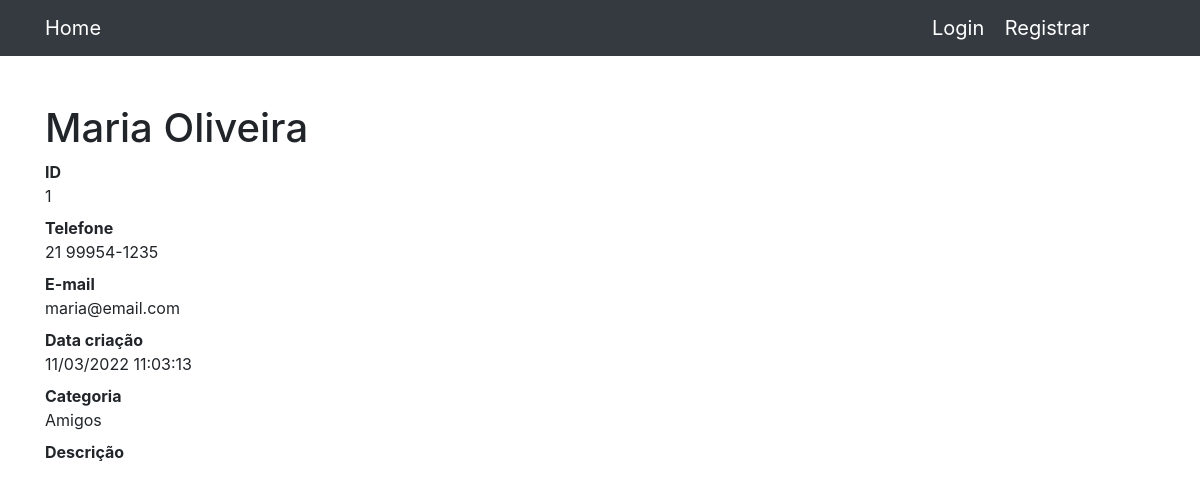
The page /1 on the database its author committed.
### contatos/models.py (models this page shows, shortened)
class Contato(models.Model):
    nome = models.CharField(max_length=255)
    sobrenome = models.CharField(max_length=255, blank=True)
    telefone = models.CharField(max_length=255)
    email = models.CharField(max_length=255, blank=True)
    data_criacao = models.DateTimeField(default=timezone.now)
    descicao = models.TextField(blank=True)
    categoria = models.ForeignKey(Categoria, on_delete=models.DO_NOTHING)
    mostrar = models.BooleanField(default=True)
    foto = models.ImageField(blank=True, upload_to='fotos/%Y/%m/%d')

class Categoria(models.Model):
    nome = models.CharField(max_length=255)
    def __str__(self) -> str:
        return self.nome

### contatos/views.py (the view)
# urls.py: path('<int:contato_id>', views.ver_contato, name='ver_contato'),
def ver_contato(request, contato_id):
    contato = get_object_or_404(Contato, id=contato_id)
    return render(request, 'contatos/ver_contato.html', {
        'contato': contato
})

### contatos/templates/contatos/ver_contato.html (shortened to what this page needs)
{% extends 'base.html' %}
{% block conteudo %}
    <h1 class="mt-5">{{ contato.nome }} {{ contato.sobrenome }}</h1>
    <dl>
        <dt>ID</dt>
        <dd>{{ contato.id }}</dd>
        <dt>Telefone</dt>
        <dd>{{ contato.telefone }}</dd>
        <dt>E-mail</dt>
        <dd>{{ contato.email }}</dd>
        <dt>Data criação</dt>
        <dd>{{ contato.data_criacao|date:'d/m/Y H:m:s ' }}</dd>
        <dt>Categoria</dt>
        <dd>{{ contato.categoria }}</dd>
        <dt>Descrição</dt>
    </dl>
{%endblock%}

### rows shown on the page
Contato: nome "Maria", sobrenome "Oliveira", id "1", telefone "21 99954-1235", email "maria@email.com", data_criacao "11/03/2022 11:03:13", categoria "Amigos"
